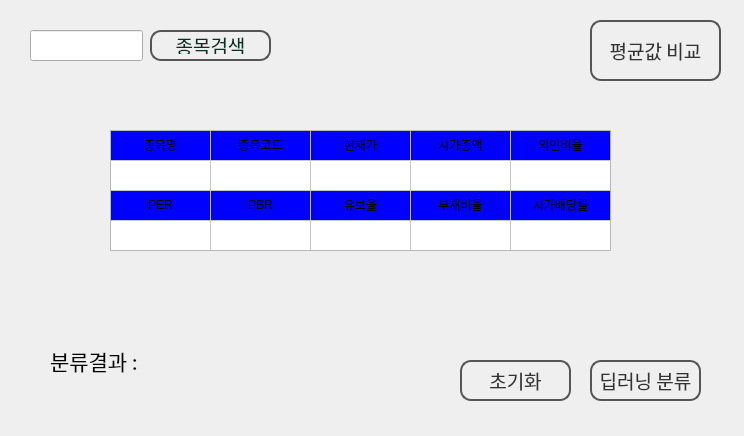
<?xml version="1.0" encoding="UTF-8"?>
<ui version="4.0">
 <class>Dialog</class>
 <widget class="QDialog" name="Dialog">
  <property name="geometry">
   <rect>
    <x>0</x>
    <y>0</y>
    <width>744</width>
    <height>436</height>
   </rect>
  </property>
  <property name="windowTitle">
   <string>주식 다중분류기</string>
  </property>
  <property name="windowIcon">
   <iconset>
    <normaloff>../image/icon.png</normaloff>../image/icon.png</iconset>
  </property>
  <property name="styleSheet">
   <string notr="true"/>
  </property>
  <widget class="QPushButton" name="search_pushButton">
   <property name="geometry">
    <rect>
     <x>150</x>
     <y>30</y>
     <width>121</width>
     <height>31</height>
    </rect>
   </property>
   <property name="font">
    <font>
     <family>HY얕은샘물M</family>
     <pointsize>14</pointsize>
    </font>
   </property>
   <property name="styleSheet">
    <string notr="true">color: #032;
border: 2px solid #555;
border-radius: 11px;
padding: 5px;
background: qradialgradient(cx: 0.3, cy: -0.4,
fx: 0.3, fy: -0.4,
radius: 1.35, stop: 0 #fff, stop: 1 #888);
min-width: 80px;</string>
   </property>
   <property name="text">
    <string>종목검색</string>
   </property>
  </widget>
  <widget class="QPushButton" name="reset_pushButton">
   <property name="geometry">
    <rect>
     <x>460</x>
     <y>360</y>
     <width>111</width>
     <height>41</height>
    </rect>
   </property>
   <property name="font">
    <font>
     <family>HY얕은샘물M</family>
     <pointsize>14</pointsize>
    </font>
   </property>
   <property name="styleSheet">
    <string notr="true">color: #333;
border: 2px solid #555;
border-radius: 11px;
padding: 5px;
background: qradialgradient(cx: 0.3, cy: -0.4,
fx: 0.3, fy: -0.4,
radius: 1.35, stop: 0 #fff, stop: 1 #888);
min-width: 80px;</string>
   </property>
   <property name="text">
    <string>초기화</string>
   </property>
  </widget>
  <widget class="QPushButton" name="sort_pushButton">
   <property name="geometry">
    <rect>
     <x>590</x>
     <y>360</y>
     <width>111</width>
     <height>41</height>
    </rect>
   </property>
   <property name="font">
    <font>
     <family>HY얕은샘물M</family>
     <pointsize>14</pointsize>
    </font>
   </property>
   <property name="styleSheet">
    <string notr="true">color: #333;
border: 2px solid #555;
border-radius: 11px;
padding: 5px;
background: qradialgradient(cx: 0.3, cy: -0.4,
fx: 0.3, fy: -0.4,
radius: 1.35, stop: 0 #fff, stop: 1 #888);
min-width: 80px;</string>
   </property>
   <property name="text">
    <string>딥러닝 분류</string>
   </property>
  </widget>
  <widget class="QLabel" name="label">
   <property name="geometry">
    <rect>
     <x>50</x>
     <y>340</y>
     <width>91</width>
     <height>41</height>
    </rect>
   </property>
   <property name="font">
    <font>
     <family>HY얕은샘물M</family>
     <pointsize>16</pointsize>
    </font>
   </property>
   <property name="text">
    <string>분류결과 :</string>
   </property>
  </widget>
  <widget class="QTableWidget" name="tableWidget">
   <property name="geometry">
    <rect>
     <x>110</x>
     <y>130</y>
     <width>501</width>
     <height>121</height>
    </rect>
   </property>
   <property name="verticalScrollBarPolicy">
    <enum>Qt::ScrollBarAlwaysOff</enum>
   </property>
   <property name="horizontalScrollBarPolicy">
    <enum>Qt::ScrollBarAlwaysOff</enum>
   </property>
   <property name="autoScroll">
    <bool>false</bool>
   </property>
   <property name="editTriggers">
    <set>QAbstractItemView::NoEditTriggers</set>
   </property>
   <property name="rowCount">
    <number>4</number>
   </property>
   <property name="columnCount">
    <number>5</number>
   </property>
   <attribute name="horizontalHeaderVisible">
    <bool>false</bool>
   </attribute>
   <attribute name="verticalHeaderVisible">
    <bool>false</bool>
   </attribute>
   <row/>
   <row/>
   <row/>
   <row/>
   <column/>
   <column/>
   <column/>
   <column/>
   <column/>
   <item row="0" column="0">
    <property name="text">
     <string>종목명</string>
    </property>
    <property name="textAlignment">
     <set>AlignCenter</set>
    </property>
    <property name="background">
     <brush brushstyle="SolidPattern">
      <color alpha="255">
       <red>0</red>
       <green>0</green>
       <blue>255</blue>
      </color>
     </brush>
    </property>
    <property name="foreground">
     <brush brushstyle="NoBrush">
      <color alpha="255">
       <red>255</red>
       <green>255</green>
       <blue>255</blue>
      </color>
     </brush>
    </property>
   </item>
   <item row="0" column="1">
    <property name="text">
     <string>종목코드</string>
    </property>
    <property name="textAlignment">
     <set>AlignCenter</set>
    </property>
    <property name="background">
     <brush brushstyle="SolidPattern">
      <color alpha="255">
       <red>0</red>
       <green>0</green>
       <blue>255</blue>
      </color>
     </brush>
    </property>
    <property name="foreground">
     <brush brushstyle="NoBrush">
      <color alpha="255">
       <red>255</red>
       <green>255</green>
       <blue>255</blue>
      </color>
     </brush>
    </property>
   </item>
   <item row="0" column="2">
    <property name="text">
     <string>현재가</string>
    </property>
    <property name="textAlignment">
     <set>AlignCenter</set>
    </property>
    <property name="background">
     <brush brushstyle="SolidPattern">
      <color alpha="255">
       <red>0</red>
       <green>0</green>
       <blue>255</blue>
      </color>
     </brush>
    </property>
    <property name="foreground">
     <brush brushstyle="NoBrush">
      <color alpha="255">
       <red>255</red>
       <green>255</green>
       <blue>255</blue>
      </color>
     </brush>
    </property>
   </item>
   <item row="0" column="3">
    <property name="text">
     <string>시가총액</string>
    </property>
    <property name="textAlignment">
     <set>AlignCenter</set>
    </property>
    <property name="background">
     <brush brushstyle="SolidPattern">
      <color alpha="255">
       <red>0</red>
       <green>0</green>
       <blue>255</blue>
      </color>
     </brush>
    </property>
    <property name="foreground">
     <brush brushstyle="NoBrush">
      <color alpha="255">
       <red>255</red>
       <green>255</green>
       <blue>255</blue>
      </color>
     </brush>
    </property>
   </item>
   <item row="0" column="4">
    <property name="text">
     <string>외인비율</string>
    </property>
    <property name="textAlignment">
     <set>AlignCenter</set>
    </property>
    <property name="background">
     <brush brushstyle="SolidPattern">
      <color alpha="255">
       <red>0</red>
       <green>0</green>
       <blue>255</blue>
      </color>
     </brush>
    </property>
    <property name="foreground">
     <brush brushstyle="NoBrush">
      <color alpha="255">
       <red>255</red>
       <green>255</green>
       <blue>255</blue>
      </color>
     </brush>
    </property>
   </item>
   <item row="2" column="0">
    <property name="text">
     <string>PER</string>
    </property>
    <property name="textAlignment">
     <set>AlignCenter</set>
    </property>
    <property name="background">
     <brush brushstyle="SolidPattern">
      <color alpha="255">
       <red>0</red>
       <green>0</green>
       <blue>255</blue>
      </color>
     </brush>
    </property>
    <property name="foreground">
     <brush brushstyle="NoBrush">
      <color alpha="255">
       <red>255</red>
       <green>255</green>
       <blue>255</blue>
      </color>
     </brush>
    </property>
   </item>
   <item row="2" column="1">
    <property name="text">
     <string>PBR</string>
    </property>
    <property name="textAlignment">
     <set>AlignCenter</set>
    </property>
    <property name="background">
     <brush brushstyle="SolidPattern">
      <color alpha="255">
       <red>0</red>
       <green>0</green>
       <blue>255</blue>
      </color>
     </brush>
    </property>
    <property name="foreground">
     <brush brushstyle="NoBrush">
      <color alpha="255">
       <red>255</red>
       <green>255</green>
       <blue>255</blue>
      </color>
     </brush>
    </property>
   </item>
   <item row="2" column="2">
    <property name="text">
     <string>유보율</string>
    </property>
    <property name="textAlignment">
     <set>AlignCenter</set>
    </property>
    <property name="background">
     <brush brushstyle="SolidPattern">
      <color alpha="255">
       <red>0</red>
       <green>0</green>
       <blue>255</blue>
      </color>
     </brush>
    </property>
    <property name="foreground">
     <brush brushstyle="NoBrush">
      <color alpha="255">
       <red>255</red>
       <green>255</green>
       <blue>255</blue>
      </color>
     </brush>
    </property>
   </item>
   <item row="2" column="3">
    <property name="text">
     <string>부채비율</string>
    </property>
    <property name="textAlignment">
     <set>AlignCenter</set>
    </property>
    <property name="background">
     <brush brushstyle="SolidPattern">
      <color alpha="255">
       <red>0</red>
       <green>0</green>
       <blue>255</blue>
      </color>
     </brush>
    </property>
    <property name="foreground">
     <brush brushstyle="NoBrush">
      <color alpha="255">
       <red>255</red>
       <green>255</green>
       <blue>255</blue>
      </color>
     </brush>
    </property>
   </item>
   <item row="2" column="4">
    <property name="text">
     <string>시가배당률</string>
    </property>
    <property name="textAlignment">
     <set>AlignCenter</set>
    </property>
    <property name="background">
     <brush brushstyle="SolidPattern">
      <color alpha="255">
       <red>0</red>
       <green>0</green>
       <blue>255</blue>
      </color>
     </brush>
    </property>
    <property name="foreground">
     <brush brushstyle="NoBrush">
      <color alpha="255">
       <red>255</red>
       <green>255</green>
       <blue>255</blue>
      </color>
     </brush>
    </property>
   </item>
  </widget>
  <widget class="QLabel" name="answer_label">
   <property name="geometry">
    <rect>
     <x>130</x>
     <y>340</y>
     <width>131</width>
     <height>41</height>
    </rect>
   </property>
   <property name="font">
    <font>
     <family>HY얕은샘물M</family>
     <pointsize>16</pointsize>
    </font>
   </property>
   <property name="text">
    <string/>
   </property>
  </widget>
  <widget class="QLineEdit" name="stockCode_textEdit">
   <property name="geometry">
    <rect>
     <x>30</x>
     <y>30</y>
     <width>113</width>
     <height>31</height>
    </rect>
   </property>
  </widget>
  <widget class="QPushButton" name="graph_pushButton">
   <property name="geometry">
    <rect>
     <x>590</x>
     <y>20</y>
     <width>131</width>
     <height>61</height>
    </rect>
   </property>
   <property name="font">
    <font>
     <family>HY얕은샘물M</family>
     <pointsize>14</pointsize>
    </font>
   </property>
   <property name="styleSheet">
    <string notr="true">color: #333;
border: 2px solid #555;
border-radius: 11px;
padding: 5px;
background: qradialgradient(cx: 0.3, cy: -0.4,
fx: 0.3, fy: -0.4,
radius: 1.35, stop: 0 #fff, stop: 1 #888);
min-width: 80px;</string>
   </property>
   <property name="text">
    <string>평균값 비교</string>
   </property>
  </widget>
 </widget>
 <resources/>
 <connections/>
</ui>
